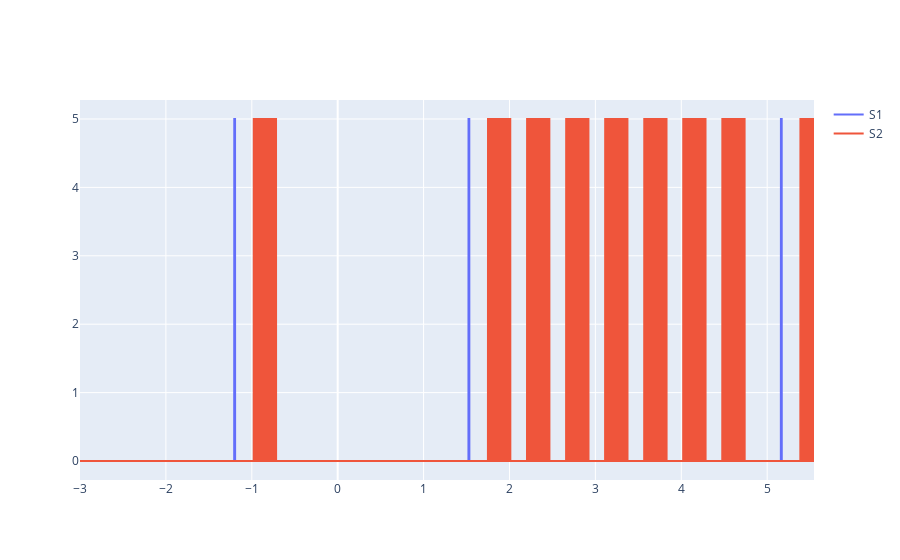

Here is the notebook cell this chart was saved with:
### Code cell
fig = make_subplots()
fig.add_trace(go.Scatter(x = t, y = S1actcmd, mode="lines", name="S1"))
fig.add_trace(go.Scatter(x = t, y = S2actcmd, mode="lines", name="S2"))

### Figure 1 — Plotly figure (JSON) as saved in the notebook; plotly's stock layout.template omitted (floating-point values rounded to 4 significant figures; data arrays with more than 128 entries replaced by an {"elided": "..."} marker saying what was removed)
{"data": [{"mode": "lines", "name": "S1", "type": "scatter", "x": {"elided": "8546 float values"}, "y": {"elided": "8546 int values"}}, {"mode": "lines", "name": "S2", "type": "scatter", "x": {"elided": "8546 float values"}, "y": {"elided": "8546 int values"}}], "layout": {"xaxis": {"anchor": "y", "domain": [0, 1]}, "yaxis": {"anchor": "x", "domain": [0, 1]}}}
